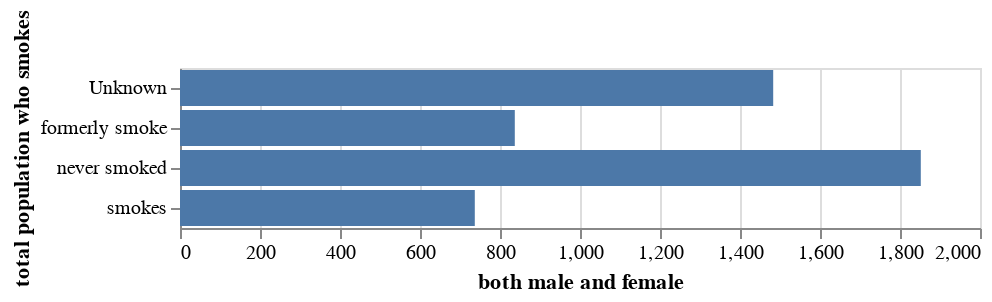

Notebook code for this chart:
### Code cell
# Importing altair and pandas library
import altair as alt
import pandas as pd

# Making a Pandas DataFrame
smoking_data = pd.DataFrame({
    
    'total population who smokes' : ["formerly smoke", "never smoked", "smokes", "Unknown"],
    'both male and female': np.array([df[df['smoking_status']==0].count().values[0],df[df['smoking_status']==1].count().values[0],df[df['smoking_status']==2].count().values[0],df[df['smoking_status']==3].count().values[0]])
 
})

# Making the Simple Bar Chart
alt.Chart(smoking_data).mark_bar().encode(
# Mapping the Website column to x-axis
y='total population who smokes',
# Mapping the Score column to y-axis
x='both male and female'
)

### Figure 1 — Vega-Lite specification as saved in the notebook (floating-point values rounded to 4 significant figures)
{"config": {"view": {"continuousWidth": 400, "continuousHeight": 300}}, "data": {"name": "data-7ab96987b24c2febfb789b15472786c8"}, "mark": "bar", "encoding": {"x": {"type": "quantitative", "field": "both male and female"}, "y": {"type": "nominal", "field": "total population who smokes"}}, "$schema": "https://vega.github.io/schema/vega-lite/v4.8.1.json", "datasets": {"data-7ab96987b24c2febfb789b15472786c8": [{"total population who smokes": "formerly smoke", "both male and female": 837}, {"total population who smokes": "never smoked", "both male and female": 1852}, {"total population who smokes": "smokes", "both male and female": 737}, {"total population who smokes": "Unknown", "both male and female": 1483}]}}
